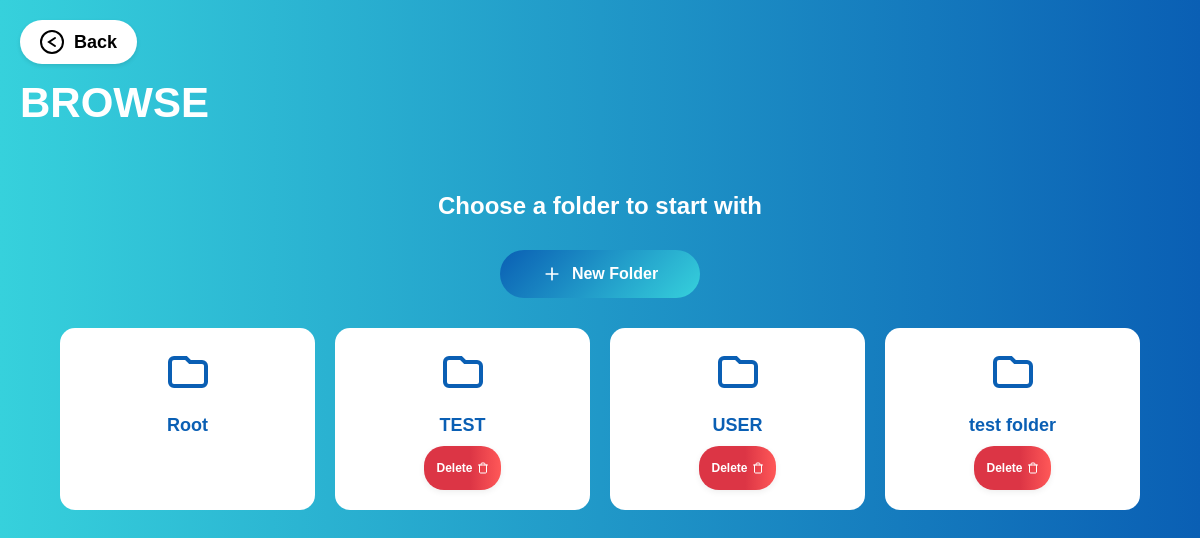
/browse (signed in), run on the app's committed database.
### app.py (models this page shows)
class Folder(db.Model):
    id = db.Column(db.Integer, primary_key=True)
    name = db.Column(db.String(255), nullable=False)
    parent_id = db.Column(db.Integer, db.ForeignKey('folder.id'))
    owner_id = db.Column(db.Integer, db.ForeignKey('user.id'), nullable=False)
    created_at = db.Column(db.DateTime, default=datetime.utcnow)
    files = db.relationship('File', backref='folder', lazy=True)
    children = db.relationship('Folder', backref=db.backref('parent', remote_side=[id]))
    size_limit = db.Column(db.BigInteger)
    groups = db.relationship('Group', secondary='folder_groups', backref=db.backref('folders', lazy='dynamic'))

### app.py (the view)
@app.route('/browse')
@app.route('/browse/<int:folder_id>')
@login_required
def browse(folder_id=None):
    try:
        current_folder = None
        subfolders = []
        files = []
        available_folders = []
        root_folder = None
        if folder_id:
            if current_user.is_admin:
                current_folder = Folder.query.get_or_404(folder_id)
                subfolders = Folder.query.filter_by(parent_id=folder_id).all()
                files = File.query.filter_by(folder_id=folder_id).all()
            else:
                current_folder = Folder.query.get_or_404(folder_id)
                if current_folder.owner_id != current_user.id and not any(group in current_user.groups for group in current_folder.groups):
                    flash('You do not have access to this folder.', 'error')
                    return redirect(url_for('browse'))
                subfolders = Folder.query.filter_by(parent_id=folder_id).all()
                subfolders = [f for f in subfolders if f.owner_id == current_user.id or any(group in current_user.groups for group in f.groups)]
                files = File.query.filter_by(folder_id=folder_id).all()
        else:
            if current_user.is_admin:
                root_folder = Folder.query.filter_by(name='root', parent_id=None).first()
                if not root_folder:
                    root_folder = Folder(name='root', owner_id=current_user.id)
                    db.session.add(root_folder)
                    db.session.commit()
                available_folders = Folder.query.filter(Folder.parent_id.is_(None), Folder.id != root_folder.id).all()
            else:
                available_folders = Folder.query.filter(
                    (Folder.parent_id.is_(None)) &
                    ((Folder.owner_id == current_user.id) |
                     (Folder.groups.any(Group.id.in_([g.id for g in current_user.groups]))))
                ).all()
        folder_path = []
        if current_folder:
            folder = current_folder
            while folder:
                folder_path.insert(0, folder)
                folder = folder.parent
        groups = Group.query.all()
        return render_template('browse.html',
                             current_folder=current_folder,
                             subfolders=subfolders,
                             files=files,
                             folder_path=folder_path,
                             available_folders=available_folders,
                             root_folder=root_folder,
                             groups=groups)
    except Exception as e:
        flash(str(e), 'error')
        return render_template('browse.html',
                             current_folder=None,
                             subfolders=[],
                             files=[],
                             folder_path=[],
                             available_folders=[],
                             root_folder=None)

### app.py (called while the page is built)
@login_manager.user_loader
def load_user(user_id):
    return User.query.get(int(user_id))

### templates/browse.html (shortened to what this page needs)
<!DOCTYPE html>
<html lang="fr">
<head>
</head>
<body>
    <a href="{{ url_for('admin_dashboard' if current_user.is_admin else 'user_dashboard') }}" class="back-button">
        <svg width="24" height="24" viewBox="0 0 24 24" fill="none">
            <circle cx="12" cy="12" r="11" stroke="black" stroke-width="2"/>
            <path d="M15 8L9 12L15 16" stroke="black" stroke-width="2" stroke-linecap="round"/>
        </svg>
        Back
    </a>
    <h1 class="browse-title">BROWSE</h1>
    {% if not current_folder %}
        <div class="folder-selection">
            <h2 class="folder-selection-title">Choose a folder to start with</h2>
            <button class="btn-add-folder" style="max-width: 200px; margin: 0 auto 30px auto;" onclick="showCreateFolderModal()">
                <svg width="20" height="20" viewBox="0 0 24 24" fill="none">
                    <path d="M12 5V19M5 12H19" stroke="white" stroke-width="2" stroke-linecap="round" stroke-linejoin="round"/>
                </svg>
                New Folder
            </button>
            <div class="folder-grid">
                {% if current_user.is_admin %}
                    <a href="{{ url_for('browse', folder_id=root_folder.id) }}" class="folder-card">
                        <svg viewBox="0 0 24 24" fill="none">
                            <path d="M3 7V17C3 18.1046 3.89543 19 5 19H19C20.1046 19 21 18.1046 21 17V9C21 7.89543 20.1046 7 19 7H13L11 5H5C3.89543 5 3 5.89543 3 7Z" stroke="#0a5fb4" stroke-width="2"/>
                        </svg>
                        <h3>Root</h3>
                    </a>
                {% endif %}
                {% for folder in available_folders %}
                <div class="folder-card">
                    <a href="{{ url_for('browse', folder_id=folder.id) }}" class="folder-card-link" style="text-decoration: none;">
                        <svg viewBox="0 0 24 24" fill="none">
                            <path d="M3 7V17C3 18.1046 3.89543 19 5 19H19C20.1046 19 21 18.1046 21 17V9C21 7.89543 20.1046 7 19 7H13L11 5H5C3.89543 5 3 5.89543 3 7Z" stroke="#0a5fb4" stroke-width="2"/>
                        </svg>
                        <h3>{{ folder.name }}</h3>
                    </a>
                    <button onclick="deleteFolder('{{ folder.id }}')" class="btn-delete" style="margin-top: 10px;">
                        Delete
                    </button>
                </div>
            {% endfor %}
        </div>
        </div>
    {% endif %}
</body>
</html>

### templates/browse.html (style rules this page uses)
* { margin: 0; padding: 0; box-sizing: border-box; font-family: Arial, sans-serif; }
body { background: linear-gradient(to right, #36d1dc, #0a5fb4); color: black; min-height: 100vh; padding: 20px; }
.back-button { display: inline-flex; align-items: center; background-color: white; padding: 10px 20px; border-radius: 25px; width: fit-content; cursor: pointer; font-weight: bold; text-decoration: none; color: black; border: none; font-size: 18px; box-shadow: 0 2px 4px rgba(0, 0, 0, 0.1); transition: all 0.3s ease; }
.back-button svg { margin-right: 10px; }
.browse-title { color: white; font-size: 42px; font-weight: bold; margin: 15px 0 25px 0; }
.btn-add-folder { background: linear-gradient(135deg, #0a5fb4, #36d1dc); color: white; border: none; padding: 14px 28px; border-radius: 30px; font-weight: 600; font-size: 16px; margin-bottom: 25px; cursor: pointer; transition: all 0.4s cubic-bezier(0.4, 0, 0.2, 1); display: inline-flex; align-items: center; gap: 10px; width: 100%; justify-content: center; }
.btn-download, .btn-delete, .btn-view { display: inline-flex; align-items: center; gap: 7px; padding: 8px 18px; border-radius: 25px; border: none; cursor: pointer; font-size: 15px; font-weight: 600; transition: background 0.2s, box-shadow 0.2s, transform 0.2s; box-shadow: 0 2px 6px rgba(0,0,0,0.07); text-decoration: none; outline: none; }
.btn-delete { background: linear-gradient(90deg, #dc3545 60%, #ff5858 100%); color: white; }
.folder-selection { text-align: center; padding: 40px; }
.folder-selection-title { color: white; font-size: 24px; margin-bottom: 30px; }
.folder-grid { display: grid; grid-template-columns: repeat(auto-fill, minmax(250px, 1fr)); gap: 20px; max-width: 1200px; margin: 0 auto; }
.folder-card { background-color: white; border-radius: 15px; padding: 20px; text-align: center; cursor: pointer; transition: all 0.3s ease; text-decoration: none; color: black; }
.folder-card svg { width: 48px; height: 48px; margin-bottom: 15px; }
.folder-card h3 { font-size: 18px; margin: 0; color: #0a5fb4; }
.folder-card .btn-delete { padding: 1px 12px; font-size: 12px; background-color: #dc3545; color: white; border: none; border-radius: 20px; cursor: pointer; display: inline-flex; align-items: center; gap: 4px; line-height: 1; }
.folder-card .btn-delete svg { width: 12px; height: 12px; margin-top: 15px; }

### data on the page
Folder: name "TEST"
Folder: name "USER"
Folder: name "test folder"
